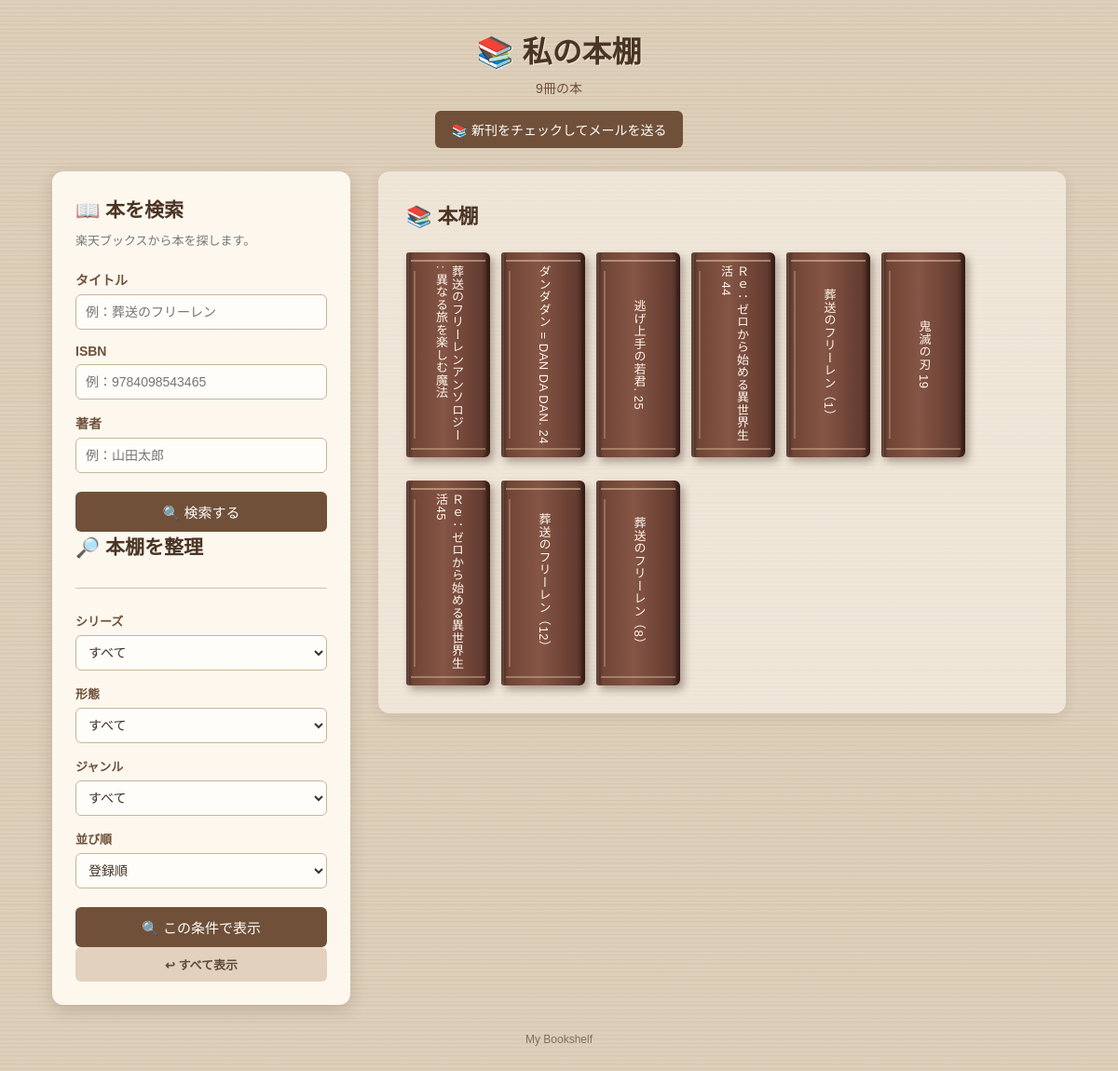
The app's page /, older data.
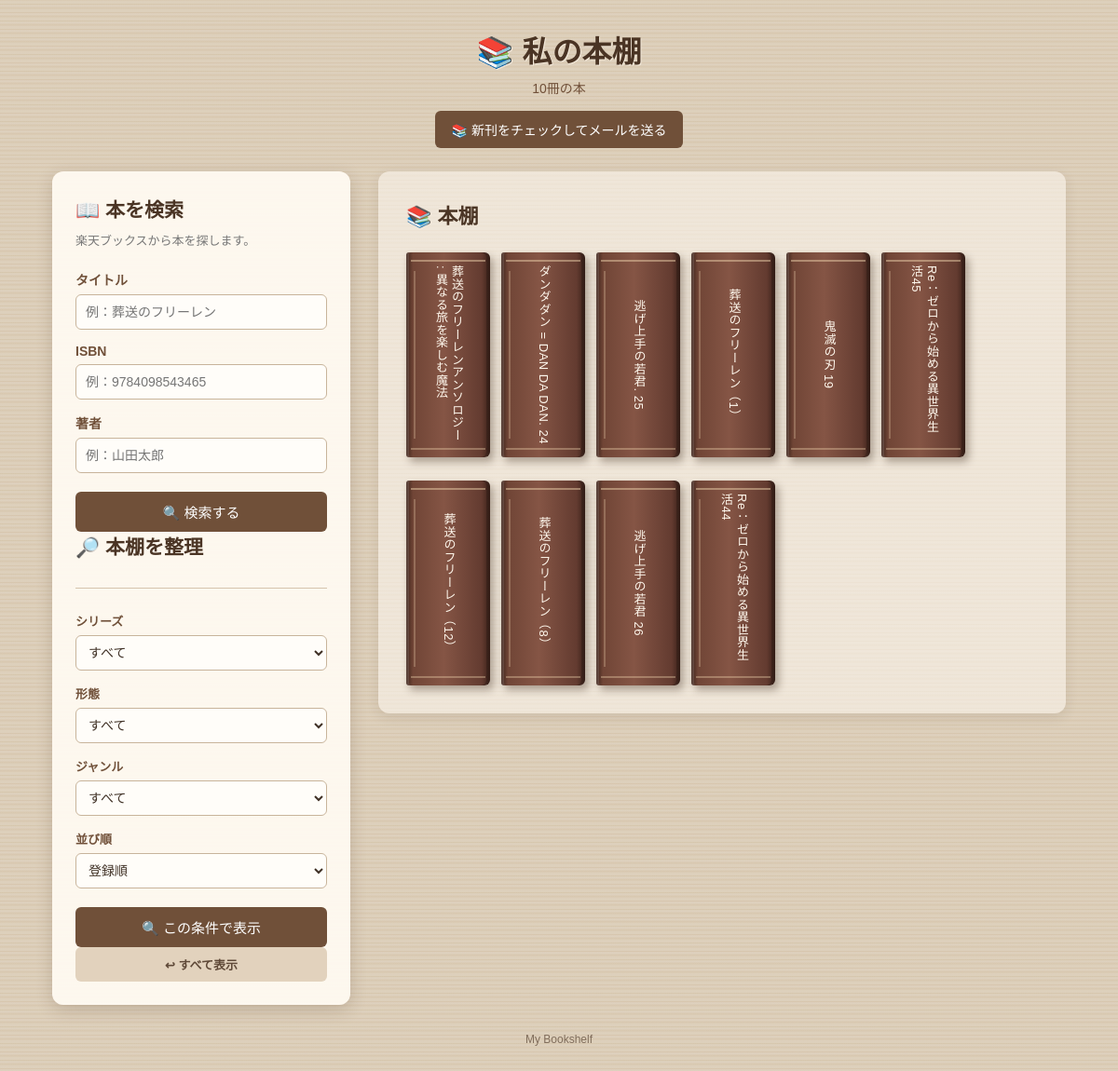
The same page, newer data.
### tables this page shows
CREATE TABLE books (
            id INTEGER PRIMARY KEY AUTOINCREMENT,
            title TEXT NOT NULL,
            author TEXT,
            series_name TEXT,
            status TEXT NOT NULL
        , comment TEXT DEFAULT '', cover_url TEXT DEFAULT '', book_type TEXT DEFAULT '', genre TEXT DEFAULT '', volume INTEGER DEFAULT NULL);

### app.py (the view)
@app.route("/")
def index():
    selected_series = request.args.get(
        "series",
        ""
    ).strip()
    selected_type = request.args.get(
        "book_type",
        ""
    ).strip()
    selected_genre = request.args.get(
        "genre",
        ""
    ).strip()
    sort_order = request.args.get(
        "sort",
        "registered"
    ).strip()
    books = get_books(
        series_name=selected_series,
        book_type=selected_type,
        genre=selected_genre,
        sort_order=sort_order
    )
    series_names = get_series_names()
    book_types = get_book_types()
    genres = get_genres()
    return render_template(
        "index.html",
        books=books,
        search_results=[],
        search_keyword="",
        search_isbn="",
        search_author="",
        series_names=series_names,
        book_types=book_types,
        genres=genres,
        selected_series=selected_series,
        selected_type=selected_type,
        selected_genre=selected_genre,
        sort_order=sort_order
    )

### app.py (called while the page is built)
def get_series_names():
    conn = sqlite3.connect(
        DB_PATH
    )
    rows = conn.execute("""
        SELECT DISTINCT series_name
        FROM books
        WHERE series_name IS NOT NULL
        AND TRIM(series_name) != ''
        ORDER BY series_name
    """).fetchall()
    conn.close()
    series_names = [
        row[0].strip()
        for row in rows
        if row[0]
    ]
    return series_names

def get_book_types():
    conn = sqlite3.connect(
        DB_PATH
    )
    rows = conn.execute("""
        SELECT DISTINCT book_type
        FROM books
        WHERE book_type IS NOT NULL
        AND TRIM(book_type) != ''
        ORDER BY book_type
    """).fetchall()
    conn.close()
    book_types = [
        row[0].strip()
        for row in rows
        if row[0]
    ]
    return book_types

def get_genres():
    conn = sqlite3.connect(
        DB_PATH
    )
    rows = conn.execute("""
        SELECT DISTINCT genre
        FROM books
        WHERE genre IS NOT NULL
        AND TRIM(genre) != ''
        ORDER BY genre
    """).fetchall()
    conn.close()
    genres = [
        row[0].strip()
        for row in rows
        if row[0]
    ]
    return genres

### templates/index.html (shortened to what this page needs)
<!DOCTYPE html>
<html lang="ja">
<head>
    <link rel="stylesheet"
          href="{{ url_for('static', filename='style.css') }}?q=1.0">
</head>
<body>
<div class="bookshelf-page">
    <header class="shelf-header">
        <h1>📚 私の本棚</h1>
        <p class="book-count">
            {{ books|length }}冊の本
        </p>
        <form
            action="{{ url_for('check_new_books_route') }}"
            method="POST"
            class="new-books-check-form"
        >
            <button
                type="submit"
                class="new-books-check-button"
            >
                📚 新刊をチェックしてメールを送る
            </button>
        </form>
    </header>
    <main class="main-layout">
        <aside class="search-panel">
            <section class="search-section">
                <h2>
                    📖 本を検索
                </h2>
                <p class="search-description">
                    楽天ブックスから本を探します。
                </p>
                <form
                    action="{{ url_for('search') }}"
                    method="POST"
                    class="search-form"
                >
                    <label>
                        タイトル
                        <input
                            type="text"
                            name="keyword"
                            value="{{ search_keyword }}"
                            placeholder="例：葬送のフリーレン"
                        >
                    </label>
                    <label>
                        ISBN
                        <input
                            type="text"
                            name="isbn"
                            value="{{ search_isbn }}"
                            placeholder="例：9784098543465"
                        >
                    </label>
                    <label>
                        著者
                        <input
                            type="text"
                            name="author"
                            value="{{ search_author }}"
                            placeholder="例：山田太郎"
                        >
                    </label>
                    <button
                        type="submit"
                        class="search-button"
                    >
                        🔍 検索する
                    </button>
                </form>
            </section>
            <section class="bookshelf-sort-section">
                <div class="bookshelf-sort-title">
                    <h2>
                        🔎 本棚を整理
                    </h2>
                </div>
                <form
                    action="{{ url_for('index') }}"
                    method="GET"
                    class="bookshelf-filter"
                >
                    <label>
                        シリーズ
                        <select name="series">
                            <option value="">
                                すべて
                            </option>
                        </select>
                    </label>
                    <label>
                        形態
                        <select name="book_type">
                            <option value="">
                                すべて
                            </option>
                        </select>
                    </label>
                    <label>
                        ジャンル
                        <select name="genre">
                            <option value="">
                                すべて
                            </option>
                        </select>
                    </label>
                    <label>
                        並び順
                        <select name="sort">
                            <option
                                value="registered"
                                {% if sort_order == "registered" %}
                                selected
                                {% endif %}
                            >
                                登録順
                            </option>
                        </select>
                    </label>
                    <div class="filter-buttons">
                        <button
                            type="submit"
                            class="search-button"
                        >
                            🔍 この条件で表示
                        </button>
                        <a
                            href="{{ url_for('index') }}"
                            class="filter-reset-button"
                        >
                            ↩ すべて表示
                        </a>
                    </div>
                </form>
            </section>
        </aside>
        <section class="bookshelf-area">
            <div class="bookshelf-title">
                <h2>
                    📚 本棚
                </h2>
            </div>
            {% if books %}
                <div class="book-list">
                    {% for book in books %}
                        <a
                            href="{{ url_for('book_detail', book_id=book['id']) }}"
                            class="book"
                        >
                            <div class="book-spine">
                                <div class="book-title">
                                    {{ book['title'] }}
                                </div>
                            </div>
                        </a>
                    {% endfor %}
                </div>
            {% endif %}
        </section>
    </main>
    <footer class="shelf-footer">
        <p>
            My Bookshelf
        </p>
    </footer>
</div>
</body>
</html>

Row changes from the older to the newer data that the page shows:
removed books: title "Ｒｅ：ゼロから始める異世界生活 44"
changed books: title "Ｒｅ：ゼロから始める異世界生活45" → "Re：ゼロから始める異世界生活45"
added books: title "逃げ上手の若君 26"
added books: title "Re：ゼロから始める異世界生活44"
Text that changed along with them:
{{ books|length }}: "9" → "10"
